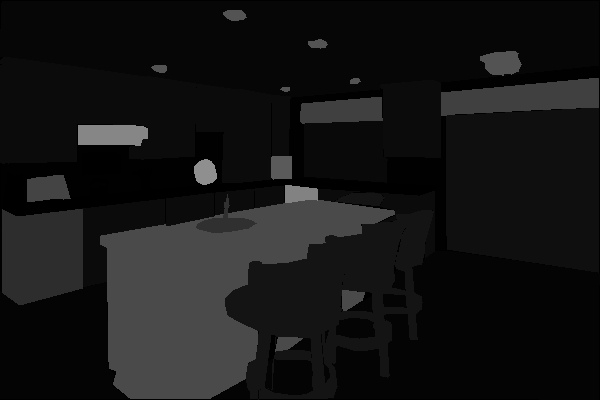
#> input picture annotations/training/ADE_train_00010429.png, 600 x 400 px, given in place of ADE_train_00010429.jpeg, which was not available
$ jupyter execute --allow-errors 'foveated imaging.ipynb'   (shell and % lines are left out)
#> lines starting #> are read from the running program, lines starting #| are printed output that depends on the picture; pictures that were not available may be replaced by others from this repository, and a replacement may not be noted
### image_foveation.py
import cv2
import numpy as np
import sys

# see https://github.com/ouyangzhibo/Image_Foveation_Python/blob/master/retina_transform.py


def genGaussiankernel(width, sigma):
    x = np.arange(-int(width / 2), int(width / 2) + 1, 1, dtype=np.float32)
    x2d, y2d = np.meshgrid(x, x)
    kernel_2d = np.exp(-(x2d ** 2 + y2d ** 2) / (2 * sigma ** 2))
    kernel_2d = kernel_2d / np.sum(kernel_2d)
    return kernel_2d


def pyramid(im, sigma=1, prNum=6):
    height_ori, width_ori, ch = im.shape
    G = im.copy()
    pyramids = [G]

    # gaussian blur
    Gaus_kernel2D = genGaussiankernel(5, sigma)

    # downsample
    for i in range(1, prNum):
        G = cv2.filter2D(G, -1, Gaus_kernel2D)
        height, width, _ = G.shape
        G = cv2.resize(G, (int(width / 2), int(height / 2)))
        pyramids.append(G)

    # upsample
    for i in range(1, 6):
        curr_im = pyramids[i]
        for j in range(i):
            if j < i - 1:
                im_size = (curr_im.shape[1] * 2, curr_im.shape[0] * 2)
            else:
                im_size = (width_ori, height_ori)
            curr_im = cv2.resize(curr_im, im_size)
            curr_im = cv2.filter2D(curr_im, -1, Gaus_kernel2D)
        pyramids[i] = curr_im

    return pyramids


def foveat_img(im, fixs, sigma=0.248, prNum=6):
    """
    im: input image
    fixs: sequences of fixations of form [(x1, y1), (x2, y2), ...]

    This function outputs the foveated image with given input image and fixations.
    """
    # sigma=0.248
    # prNum = 6
    As = pyramid(im, sigma, prNum)
    height, width, _ = im.shape

    # compute coef
    p = 7.5
    k = 3
    alpha = 2.5

    x = np.arange(0, width, 1, dtype=np.float32)
    y = np.arange(0, height, 1, dtype=np.float32)
    x2d, y2d = np.meshgrid(x, y)
    theta = np.sqrt((x2d - fixs[0][0]) ** 2 + (y2d - fixs[0][1]) ** 2) / p
    for fix in fixs[1:]:
        theta = np.minimum(
            theta, np.sqrt((x2d - fix[0]) ** 2 + (y2d - fix[1]) ** 2) / p
        )
    R = alpha / (theta + alpha)

    Ts = []
    for i in range(1, prNum):
        Ts.append(np.exp(-(((2 ** (i - 3)) * R / sigma) ** 2) * k))
    Ts.append(np.zeros_like(theta))

    # omega
    omega = np.zeros(prNum)
    for i in range(1, prNum):
        omega[i - 1] = np.sqrt(np.log(2) / k) / (2 ** (i - 3)) * sigma

    omega[omega > 1] = 1

    # layer index
    layer_ind = np.zeros_like(R)
    for i in range(1, prNum):
        ind = np.logical_and(R >= omega[i], R <= omega[i - 1])
        layer_ind[ind] = i

    # B
    Bs = []
    for i in range(1, prNum):
        Bs.append((0.5 - Ts[i]) / (Ts[i - 1] - Ts[i] + 1e-5))

    # M
    Ms = np.zeros((prNum, R.shape[0], R.shape[1]))

    for i in range(prNum):
        ind = layer_ind == i
        if np.sum(ind) > 0:
            if i == 0:
                Ms[i][ind] = 1
            else:
                Ms[i][ind] = 1 - Bs[i - 1][ind]

        ind = layer_ind - 1 == i
        if np.sum(ind) > 0:
            Ms[i][ind] = Bs[i][ind]

    print("num of full-res pixel", np.sum(Ms[0] == 1))
    # generate periphery image
    im_fov = np.zeros_like(As[0], dtype=np.float32)
    for M, A in zip(Ms, As):
        for i in range(3):
            im_fov[:, :, i] += np.multiply(M, A[:, :, i])

    im_fov = im_fov.astype(np.uint8)
    return im_fov


# [13 lines that do not run on import are left out]

### notebook/foveated imaging.ipynb
[cell 1]
import sys
sys.path.append("../")
import cv2
import numpy as np
import pandas as pd
import sys
from PIL import Image
from image_foveation import foveat_img

import matplotlib.pyplot as plt
import matplotlib.patches as patches

[cell 2]
objectinfo150_path = "../ADEChallengeData2016/objectInfo150.txt"
#> (the rest of this cell did not finish here and is left out)

[cell 3]
im = np.array(Image.open('../images/original/ADE_train_00010429.jpeg'))
#> im is the input picture: shape (400, 600); min 0, max 143, mean 21
im.shape

plt.imshow(im)

[cell 4]
im_path = '../ADEChallengeData2016/images/training/ADE_train_00010429.jpg'
an_path = im_path.replace("images", "annotations").replace("jpg", "png")

im = np.array(Image.open(im_path))
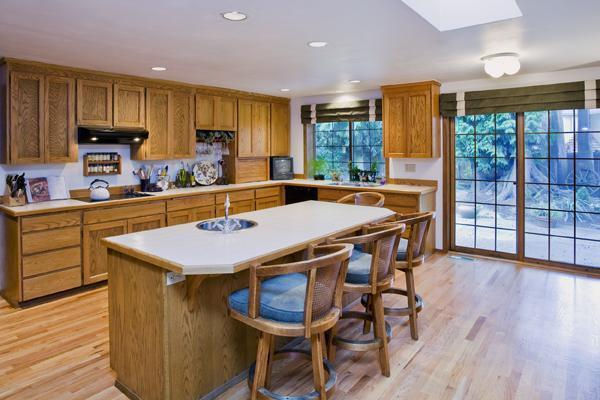
#> input picture images/training/ADE_train_00010429.jpg, 600 x 400 px, found by its file name
#> im is the input picture: shape (400, 600, 3); mean R, G, B 149.9, 134, 124.2
an = np.array(Image.open(an_path))

print(im.shape)
#| (400, 600, 3)
print(an.shape)
#| (400, 600)

print(np.unique(an))
#| [  0   1   4   6   9  11  15  20  45  48  64  68  74  83  90 130 134 143]
xc, yc = im.shape[0]/2, im.shape[1]/2
#> xc = 200; yc = 300
fv = foveat_img(im, [(xc, yc)], sigma=0.4)
#> after the loop in pyramid, `for i in range(1, prNum):`: pyramids = 6 items
#| num of full-res pixel 97
#> the loop in foveat_img, `for M, A in zip(Ms, As):` made 6 passes


plt.imshow(im)
plt.show()
plt.imshow(fv)
plt.show()
plt.imshow(an)
plt.show()

#> (the rest of this cell did not finish here and is left out)

[cell 5]
im_path = '../ADEChallengeData2016/images/training/ADE_train_00010429.jpg'
an_path = im_path.replace("images", "annotations").replace("jpg", "png")

im = np.array(Image.open(im_path))
an = np.array(Image.open(an_path))

print(im.shape)
#| (400, 600, 3)
print(an.shape)
#| (400, 600)

print(np.unique(an))
#| [  0   1   4   6   9  11  15  20  45  48  64  68  74  83  90 130 134 143]
xc, yc = im.shape[0]/2, im.shape[1]/2
fv = foveat_img(im, [(xc, yc)], sigma=4)
#> call 2 of foveat_img, with sigma = 4, prNum = 6
#| num of full-res pixel 0
#> the loop in foveat_img (call 2), `for M, A in zip(Ms, As):` made 6 passes
#> after the loop in foveat_img (call 2), `for M, A in zip(Ms, As):`:
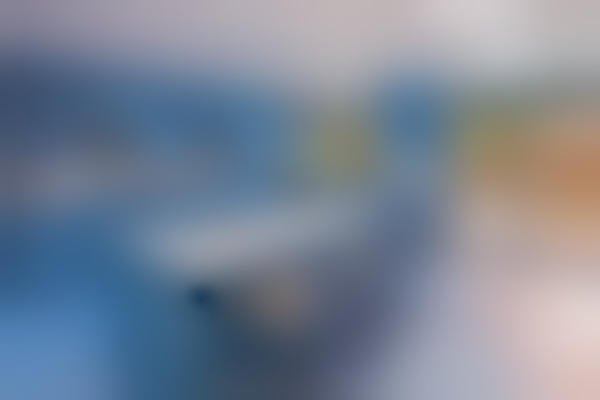
#> im_fov: shape (400, 600, 3) float32; mean of channels 0, 1, 2 149.8, 133.8, 123.8; drawn as B, G, R


plt.imshow(im)
plt.show()
plt.imshow(fv)
plt.show()
plt.imshow(an)
plt.show()

#> (the rest of this cell did not finish here and is left out)

[cell 6]
im_path = '../ADEChallengeData2016/images/training/ADE_train_00010429.jpg'
an_path = im_path.replace("images", "annotations").replace("jpg", "png")

fixs = (300,300)
im = np.array(Image.open(im_path))
an = np.array(Image.open(an_path))
fv = foveat_img(im, [fixs], sigma=0.6)
#> call 3 of foveat_img, with sigma = 0.6, prNum = 6
#> after the loop in foveat_img (call 3), `for fix in fixs[1:]:`:
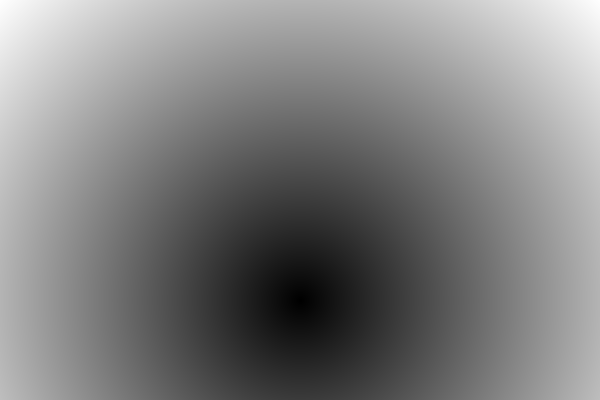
#> theta: shape (400, 600) float32; min 0, max 56.57, mean 28.5; drawn with min black and max white
#> after the loop in foveat_img (call 3), `for i in range(1, prNum):`:
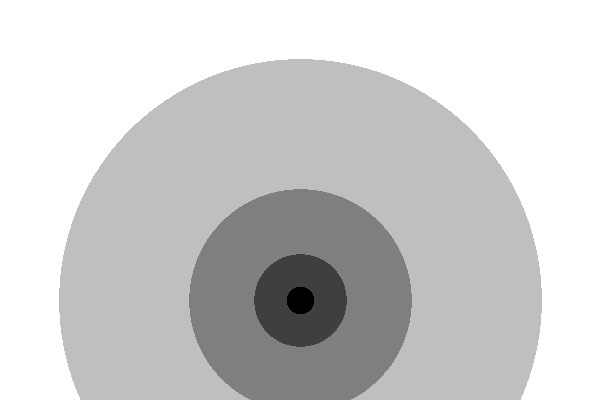
#> layer_ind: shape (400, 600) float32; min 1, max 5, mean 4.24; drawn with min black and max white
#| num of full-res pixel 0
#> the loop in foveat_img (call 3), `for M, A in zip(Ms, As):` made 6 passes


fig,axes = plt.subplots(nrows=1,ncols=3,figsize=(10,8))

axes[0].set_title("image")
axes[0].imshow(im)

axes[1].set_title("foveated image")
axes[1].imshow(fv)

axes[2].set_title("segumention")
axes[2].imshow(an)
axes[2].add_patch(patches.Circle(xy=fixs, radius=0.5, ec='#f5f5f5', fill=False))
axes[2].add_patch(patches.Circle(xy=fixs, radius=15, ec='#f5f5f5', fill=False))
axes[2].add_patch(patches.Circle(xy=fixs, radius=30, ec='#f5f5f5', fill=False))
axes[2].add_patch(patches.Circle(xy=fixs, radius=60, ec='#f5f5f5', fill=False))
axes[2].add_patch(patches.Circle(xy=fixs, radius=120, ec='#f5f5f5', fill=False))
axes[2].add_patch(patches.Circle(xy=fixs, radius=240, ec='#f5f5f5', fill=False))

[cell 7]
im_path = '../ADEChallengeData2016/images/training/ADE_train_00010429.jpg'
an_path = im_path.replace("images", "annotations").replace("jpg", "png")


im = np.array(Image.open(im_path))
an = np.array(Image.open(an_path))

fig, axes = plt.subplots(nrows=3, ncols=3,figsize=(10,10))

fixs = (100,300)
fv = foveat_img(im, [fixs], sigma=0.4)
#> call 4 of foveat_img, with sigma = 0.4, prNum = 6
#> after the loop in foveat_img (call 4), `for fix in fixs[1:]:`:
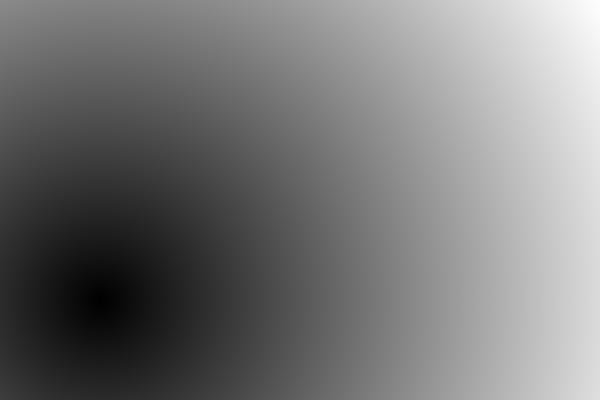
#> theta: shape (400, 600) float32; min 0, max 77.63, mean 36.4; drawn with min black and max white
#> after the loop in foveat_img (call 4), `for i in range(1, prNum):`:
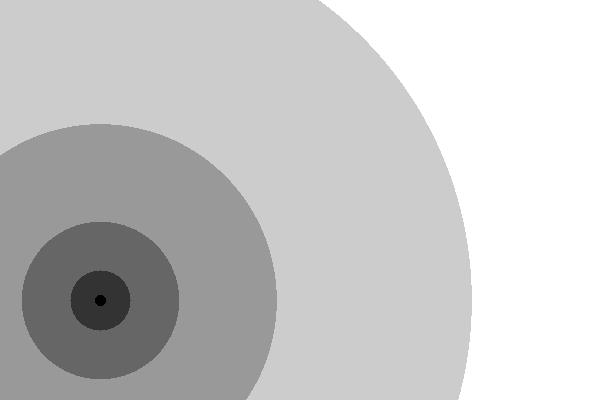
#> layer_ind: shape (400, 600) float32; min 0, max 5, mean 3.9; drawn with min black and max white
#| num of full-res pixel 97
#> the loop in foveat_img (call 4), `for M, A in zip(Ms, As):` made 6 passes
axes[0,0].set_title("image")
axes[0,0].imshow(im)
axes[0,1].set_title("foveated image")
axes[0,1].imshow(fv)
axes[0,2].set_title("segumention")
axes[0,2].imshow(an)
axes[0,2].add_patch(patches.Circle(xy=fixs, radius=0.5, ec='#f5f5f5', fill=False))
axes[0,2].add_patch(patches.Circle(xy=fixs, radius=60, ec='#f5f5f5', fill=False))

fixs = (200,300)
fv = foveat_img(im, [fixs], sigma=0.4)
#| num of full-res pixel 97
axes[1,0].set_title("image")
axes[1,0].imshow(im)
axes[1,1].set_title("foveated image")
axes[1,1].imshow(fv)
axes[1,2].set_title("segumention")
axes[1,2].imshow(an)
axes[1,2].add_patch(patches.Circle(xy=fixs, radius=0.5, ec='#f5f5f5', fill=False))
axes[1,2].add_patch(patches.Circle(xy=fixs, radius=60, ec='#f5f5f5', fill=False))

fixs = (300,300)
fv = foveat_img(im, [fixs], sigma=0.4)
#> after the loop in foveat_img (call 6), `for i in range(1, prNum):`:
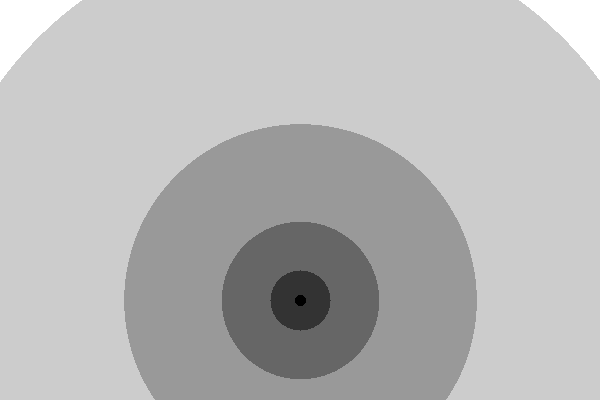
#> layer_ind: shape (400, 600) float32; min 0, max 5, mean 3.59; drawn with min black and max white
#| num of full-res pixel 97
#> the loop in foveat_img (call 6), `for M, A in zip(Ms, As):` made 6 passes
#> after the loop in foveat_img (call 6), `for M, A in zip(Ms, As):`:
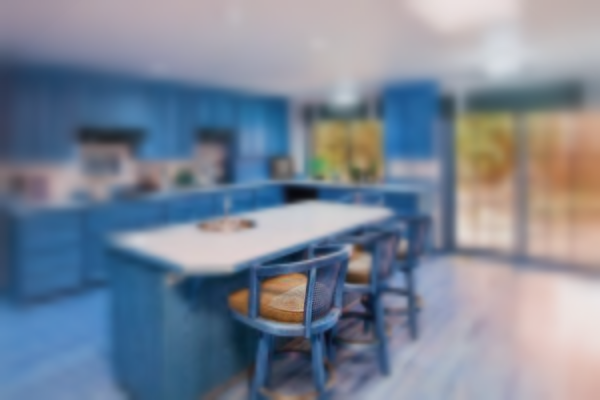
#> im_fov: shape (400, 600, 3) float32; mean of channels 0, 1, 2 150.1, 134.2, 124.4; drawn as B, G, R
axes[2,0].set_title("image")
axes[2,0].imshow(im)
axes[2,1].set_title("foveated image")
axes[2,1].imshow(fv)
axes[2,2].set_title("segumention")
axes[2,2].imshow(an)
axes[2,2].add_patch(patches.Circle(xy=fixs, radius=0.5, ec='#f5f5f5', fill=False))

axes[2,2].add_patch(patches.Circle(xy=fixs, radius=60, ec='#f5f5f5', fill=False))
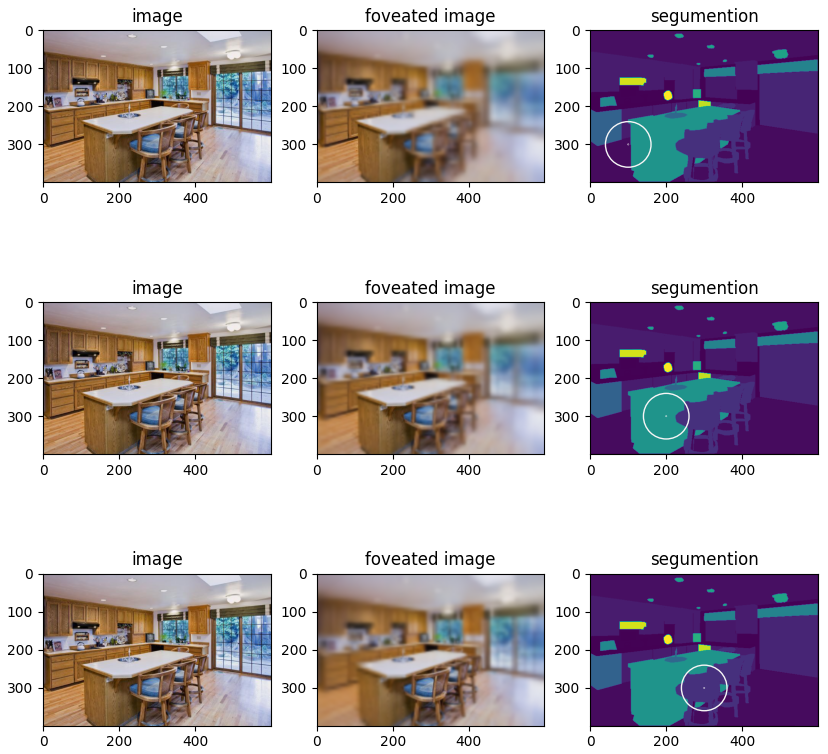
#> figure drawn by matplotlib, 9 panels

[cell 8]
# Image cropping
im_path = '../ADEChallengeData2016/images/training/ADE_train_00010429.jpg'
im = Image.open(im_path)

window_size=100
w = window_size / 2
fixs = (300, 300)
yc, xc = fixs
box=(xc-w, yc-w, xc+w, yc+w) # (left, upper, right, lower)


im_crop = im.crop(box)
plt.imshow(im_crop)

[cell 9]
# Image cropping
im_path = '../ADEChallengeData2016/images/training/ADE_train_00010429.jpg'
im = Image.open(im_path)

window_size=100
w = window_size / 2
fixs = (100, 300)
yc, xc = fixs
box=(xc-w, yc-w, xc+w, yc+w) # (left, upper, right, lower)


im_crop = im.crop(box)
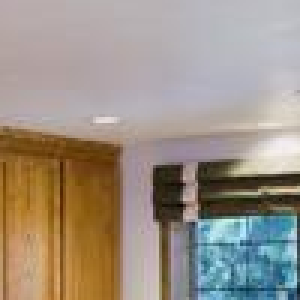
#> im_crop: PIL image 100x100 RGB (shown 3 times larger); mean R, G, B 157, 146, 134.1
plt.imshow(im_crop)
